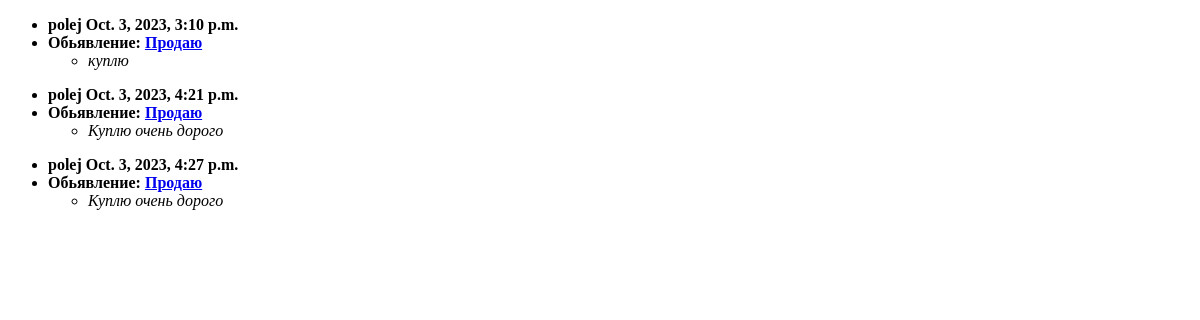
/posts/replies/ (signed in), run on an earlier commit of the app's database.
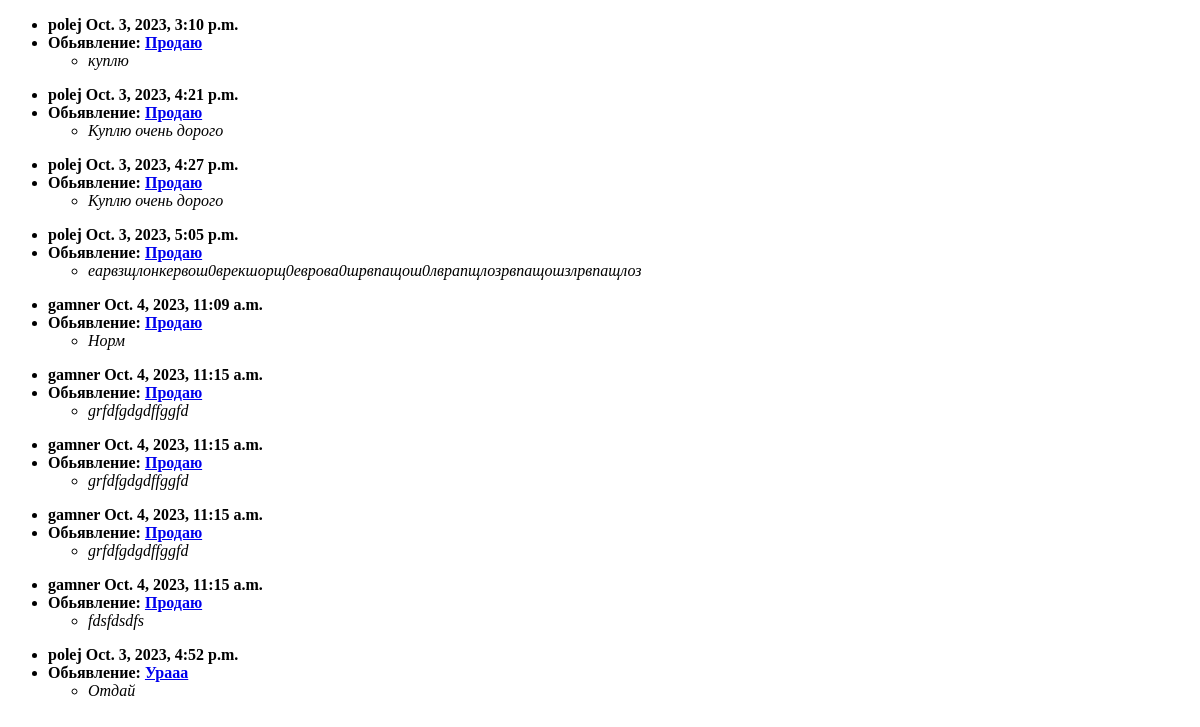
And on a later commit of the database.
### board/models.py (models this page shows, shortened)
class Reply(models.Model):
    post = models.ForeignKey(Post, on_delete=models.CASCADE, related_name='replies')
    author = models.ForeignKey(User, on_delete=models.CASCADE)
    content = models.TextField()
    date_posted = models.DateTimeField(default=timezone.now)
    is_allowed = models.BooleanField(default=0)

class Post(models.Model):
    post_author = models.ForeignKey(User, on_delete=models.CASCADE)
    category = models.ManyToManyField(Category)
    title = models.CharField(max_length=50)
    content = models.TextField()
    def __str__(self):
        return self.title

### board/views.py (the view)
# urls.py: path('replies/', Replies.as_view(), name='replies'),
class Replies(ListView):
    model = Reply
    template_name = 'replies.html'
    context_object_name = 'replies'
    def get_context_data(self, **kwargs):
        context = super().get_context_data(**kwargs)
        replies_to_author = Reply.objects.filter(post__post_author=self.request.user)
        context['replies_to_author'] = replies_to_author
        return context

### templates/replies.html (shortened to what this page needs)
<!DOCTYPE html>
<html lang="en">
<head>
</head>
<body>
    {% if replies_to_author %}
        {% for reply in replies_to_author %}
        <ul>
            <li><strong>{{ reply.author }} {{ reply.date_posted }}&nbsp;</strong></li>
            <li><strong>Обьявление: <a href="{% url 'post' reply.post.id %}">{{ reply.post }}</a></strong>
            <ul>
            <li><em>{{ reply.content }}</em></li>
            </ul>
            </li>
        </ul>
        {% endfor %}
    {% endif %}
</body>
</html>

What changed in the data, as far as the page shows it:
added Reply: author "polej", date_posted "Oct. 3, 2023, 5:05 p.m.", post "Продаю", content "еарвзщлонкервош0врекшорщ0еврова0шрвпащош0лврапщлозрвпащошзлрвпащлоз"
added Reply: author "gamner", date_posted "Oct. 4, 2023, 11:09 a.m.", post "Продаю", content "Норм"
added Reply: author "gamner", date_posted "Oct. 4, 2023, 11:15 a.m.", post "Продаю", content "grfdfgdgdffggfd"
added Reply: author "gamner", date_posted "Oct. 4, 2023, 11:15 a.m.", post "Продаю", content "grfdfgdgdffggfd"
added Reply: author "gamner", date_posted "Oct. 4, 2023, 11:15 a.m.", post "Продаю", content "grfdfgdgdffggfd"
added Reply: author "gamner", date_posted "Oct. 4, 2023, 11:15 a.m.", post "Продаю", content "fdsfdsdfs"
added Reply: author "polej", date_posted "Oct. 3, 2023, 4:52 p.m.", post "Урааа", content "Отдай"
